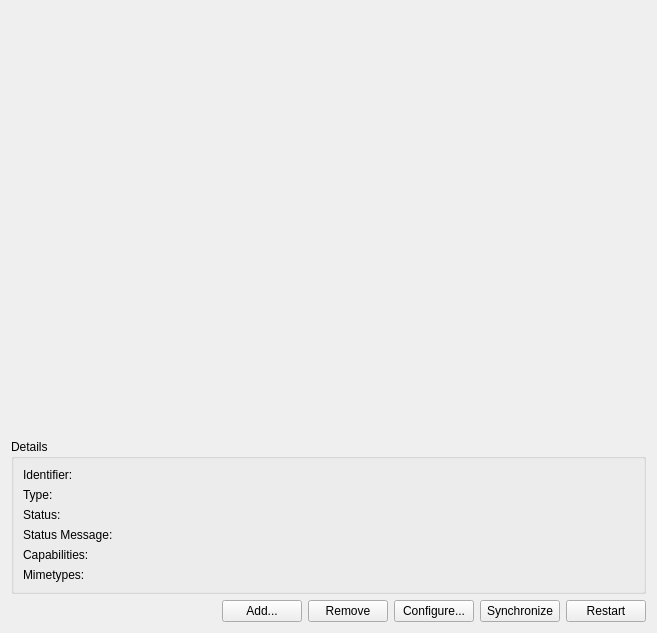
<?xml version="1.0" encoding="UTF-8"?>
<ui version="4.0">
 <class>AgentWidget</class>
 <widget class="QWidget" name="AgentWidget">
  <property name="geometry">
   <rect>
    <x>0</x>
    <y>0</y>
    <width>657</width>
    <height>633</height>
   </rect>
  </property>
  <layout class="QGridLayout" name="gridLayout_2">
   <item row="0" column="0" colspan="6">
    <widget class="Akonadi::AgentInstanceWidget" name="instanceWidget" native="true">
     <property name="sizePolicy">
      <sizepolicy hsizetype="Preferred" vsizetype="Expanding">
       <horstretch>0</horstretch>
       <verstretch>0</verstretch>
      </sizepolicy>
     </property>
     <property name="contextMenuPolicy">
      <enum>Qt::CustomContextMenu</enum>
     </property>
    </widget>
   </item>
   <item row="1" column="0" colspan="6">
    <widget class="QGroupBox" name="groupBox">
     <property name="title">
      <string>Details</string>
     </property>
     <layout class="QFormLayout" name="formLayout">
      <item row="0" column="0">
       <widget class="QLabel" name="label">
        <property name="text">
         <string>Identifier:</string>
        </property>
       </widget>
      </item>
      <item row="0" column="1">
       <widget class="QLabel" name="identifierLabel">
        <property name="sizePolicy">
         <sizepolicy hsizetype="Expanding" vsizetype="Preferred">
          <horstretch>0</horstretch>
          <verstretch>0</verstretch>
         </sizepolicy>
        </property>
        <property name="text">
         <string/>
        </property>
        <property name="textInteractionFlags">
         <set>Qt::LinksAccessibleByMouse|Qt::TextSelectableByMouse</set>
        </property>
       </widget>
      </item>
      <item row="1" column="0">
       <widget class="QLabel" name="label_3">
        <property name="text">
         <string>Type:</string>
        </property>
       </widget>
      </item>
      <item row="1" column="1">
       <widget class="QLabel" name="typeLabel">
        <property name="sizePolicy">
         <sizepolicy hsizetype="Expanding" vsizetype="Preferred">
          <horstretch>0</horstretch>
          <verstretch>0</verstretch>
         </sizepolicy>
        </property>
        <property name="text">
         <string/>
        </property>
        <property name="textInteractionFlags">
         <set>Qt::LinksAccessibleByMouse|Qt::TextSelectableByMouse</set>
        </property>
       </widget>
      </item>
      <item row="2" column="0">
       <widget class="QLabel" name="label_5">
        <property name="text">
         <string>Status:</string>
        </property>
       </widget>
      </item>
      <item row="2" column="1">
       <widget class="QLabel" name="statusLabel">
        <property name="sizePolicy">
         <sizepolicy hsizetype="Expanding" vsizetype="Preferred">
          <horstretch>0</horstretch>
          <verstretch>0</verstretch>
         </sizepolicy>
        </property>
        <property name="text">
         <string/>
        </property>
        <property name="wordWrap">
         <bool>true</bool>
        </property>
        <property name="textInteractionFlags">
         <set>Qt::LinksAccessibleByMouse|Qt::TextSelectableByMouse</set>
        </property>
       </widget>
      </item>
      <item row="3" column="0">
       <widget class="QLabel" name="label_6">
        <property name="text">
         <string>Status Message:</string>
        </property>
       </widget>
      </item>
      <item row="3" column="1">
       <widget class="QLabel" name="statusMessageLabel">
        <property name="sizePolicy">
         <sizepolicy hsizetype="Expanding" vsizetype="Preferred">
          <horstretch>0</horstretch>
          <verstretch>0</verstretch>
         </sizepolicy>
        </property>
        <property name="text">
         <string/>
        </property>
        <property name="wordWrap">
         <bool>true</bool>
        </property>
        <property name="textInteractionFlags">
         <set>Qt::LinksAccessibleByMouse|Qt::TextSelectableByMouse</set>
        </property>
       </widget>
      </item>
      <item row="4" column="0">
       <widget class="QLabel" name="label_7">
        <property name="text">
         <string>Capabilities:</string>
        </property>
       </widget>
      </item>
      <item row="4" column="1">
       <widget class="QLabel" name="capabilitiesLabel">
        <property name="sizePolicy">
         <sizepolicy hsizetype="Expanding" vsizetype="Preferred">
          <horstretch>0</horstretch>
          <verstretch>0</verstretch>
         </sizepolicy>
        </property>
        <property name="text">
         <string/>
        </property>
        <property name="wordWrap">
         <bool>true</bool>
        </property>
        <property name="textInteractionFlags">
         <set>Qt::LinksAccessibleByMouse|Qt::TextSelectableByMouse</set>
        </property>
       </widget>
      </item>
      <item row="5" column="0">
       <widget class="QLabel" name="label_9">
        <property name="text">
         <string>Mimetypes:</string>
        </property>
       </widget>
      </item>
      <item row="5" column="1">
       <widget class="QLabel" name="mimeTypeLabel">
        <property name="sizePolicy">
         <sizepolicy hsizetype="Expanding" vsizetype="Preferred">
          <horstretch>0</horstretch>
          <verstretch>0</verstretch>
         </sizepolicy>
        </property>
        <property name="text">
         <string/>
        </property>
        <property name="wordWrap">
         <bool>true</bool>
        </property>
        <property name="textInteractionFlags">
         <set>Qt::LinksAccessibleByMouse|Qt::TextSelectableByMouse</set>
        </property>
       </widget>
      </item>
     </layout>
    </widget>
   </item>
   <item row="2" column="0">
    <spacer name="horizontalSpacer">
     <property name="orientation">
      <enum>Qt::Horizontal</enum>
     </property>
     <property name="sizeHint" stdset="0">
      <size>
       <width>154</width>
       <height>20</height>
      </size>
     </property>
    </spacer>
   </item>
   <item row="2" column="1">
    <widget class="KPushButton" name="addButton">
     <property name="text">
      <string>Add...</string>
     </property>
    </widget>
   </item>
   <item row="2" column="2">
    <widget class="KPushButton" name="removeButton">
     <property name="text">
      <string>Remove</string>
     </property>
    </widget>
   </item>
   <item row="2" column="3">
    <widget class="KPushButton" name="configButton">
     <property name="text">
      <string>Configure...</string>
     </property>
    </widget>
   </item>
   <item row="2" column="4">
    <widget class="KPushButton" name="syncButton">
     <property name="text">
      <string>Synchronize</string>
     </property>
    </widget>
   </item>
   <item row="2" column="5">
    <widget class="KPushButton" name="restartButton">
     <property name="text">
      <string>Restart</string>
     </property>
    </widget>
   </item>
  </layout>
 </widget>
 <customwidgets>
  <customwidget>
   <class>KPushButton</class>
   <extends>QPushButton</extends>
   <header>kpushbutton.h</header>
  </customwidget>
  <customwidget>
   <class>Akonadi::AgentInstanceWidget</class>
   <extends>QWidget</extends>
   <header location="global">akonadi/agentinstancewidget.h</header>
   <container>1</container>
  </customwidget>
 </customwidgets>
 <resources/>
 <connections/>
</ui>
